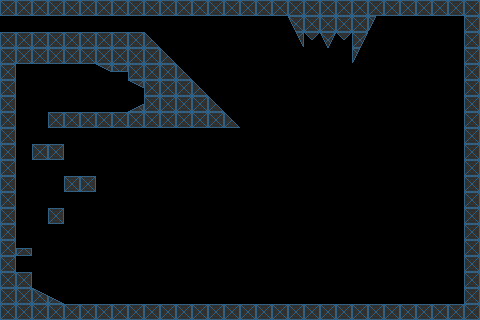

Tiled map render using the project's own tile images. Description and the whole map definition, tile-layer contents included, below:
An orthogonal 30x20 tile map with 16x16 px tiles, 1 tile layer (Foreground).

<map version="1.10" tiledversion="1.11.0" orientation="orthogonal" renderorder="right-down" width="30" height="20" tilewidth="16" tileheight="16" infinite="0" nextlayerid="2" nextobjectid="1">
 <tileset firstgid="1" source="tileset1616.tsx" />
 <layer id="1" name="Foreground" width="30" height="20">
  <data encoding="csv">
1,1,1,1,1,1,1,1,1,1,1,1,1,1,1,1,1,1,1,1,1,1,1,1,1,1,1,1,1,1,
0,0,0,0,0,0,0,0,0,0,0,0,0,0,0,0,0,0,36,1,1,1,1,25,0,0,0,0,0,1,
1,1,1,1,1,1,1,1,1,12,0,0,0,0,0,0,0,0,35,18,19,18,26,0,0,0,0,0,0,1,
1,1,1,1,1,1,1,1,1,1,12,0,0,0,0,0,0,0,0,0,0,0,25,0,0,0,0,0,0,1,
1,0,0,0,0,0,23,17,1,1,1,12,0,0,0,0,0,0,0,0,0,0,0,0,0,0,0,0,0,1,
1,0,0,0,0,0,0,0,23,1,1,1,12,0,0,0,0,0,0,0,0,0,0,0,0,0,0,0,0,1,
1,0,0,0,0,0,0,0,3,1,1,1,1,12,0,0,0,0,0,0,0,0,0,0,0,0,0,0,0,1,
1,0,0,1,1,1,1,1,1,1,1,1,1,1,12,0,0,0,0,0,0,0,0,0,0,0,0,0,0,1,
1,0,0,0,0,0,0,0,0,0,0,0,0,0,0,0,0,0,0,0,0,0,0,0,0,0,0,0,0,1,
1,0,1,1,0,0,0,0,0,0,0,0,0,0,0,0,0,0,0,0,0,0,0,0,0,0,0,0,0,1,
1,0,0,0,0,0,0,0,0,0,0,0,0,0,0,0,0,0,0,0,0,0,0,0,0,0,0,0,0,1,
1,0,0,0,1,1,0,0,0,0,0,0,0,0,0,0,0,0,0,0,0,0,0,0,0,0,0,0,0,1,
1,0,0,0,0,0,0,0,0,0,0,0,0,0,0,0,0,0,0,0,0,0,0,0,0,0,0,0,0,1,
1,0,0,1,0,0,0,0,0,0,0,0,0,0,0,0,0,0,0,0,0,0,0,0,0,0,0,0,0,1,
1,0,0,0,0,0,0,0,0,0,0,0,0,0,0,0,0,0,0,0,0,0,0,0,0,0,0,0,0,1,
1,7,0,0,0,0,0,0,0,0,0,0,0,0,0,0,0,0,0,0,0,0,0,0,0,0,0,0,0,1,
1,0,0,0,0,0,0,0,0,0,0,0,0,0,0,0,0,0,0,0,0,0,0,0,0,0,0,0,0,1,
1,1,0,0,0,0,0,0,0,0,0,0,0,0,0,0,0,0,0,0,0,0,0,0,0,0,0,0,0,1,
1,1,14,13,0,0,0,0,0,0,0,0,0,0,0,0,0,0,0,0,0,0,0,0,0,0,0,0,0,1,
1,1,1,1,1,1,1,1,1,1,1,1,1,1,1,1,1,1,1,1,1,1,1,1,1,1,1,1,1,1
</data>
 </layer>
</map>
